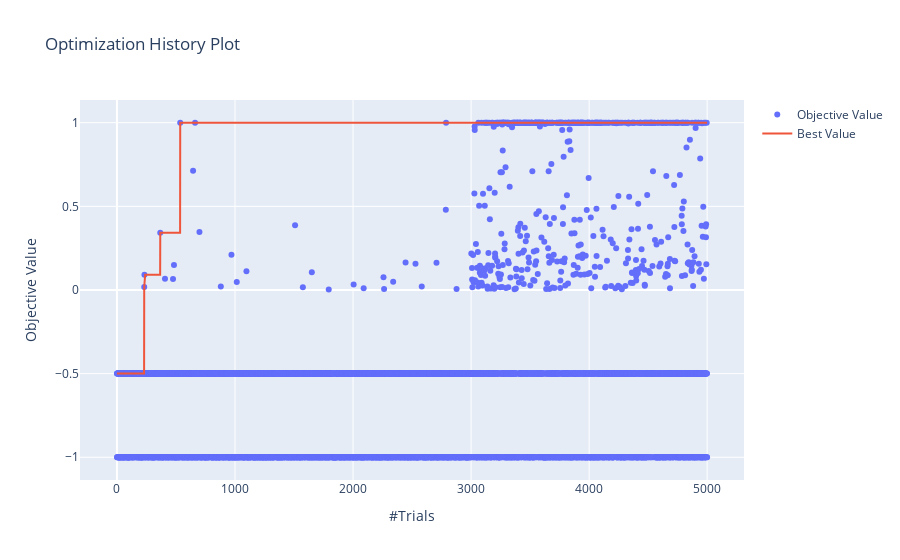

The notebook cell saved with this chart:
### Markdown cell above
### 7. Search (work in progress)
- Only random search was used in this work
- Searching the paramter space can speed up generation

### Code cell
drum_names = ['hat', 'kick', 'shake', 'snare']
dt = 1
study_name = "HyperBand_%s"%drum_names[dt]
study = joblib.load("studies/%s_study.pkl"%study_name)
space = optuna.samplers.intersection_search_space(study)
plot_optimization_history(study)

### Figure 1 — Plotly figure (JSON) as saved in the notebook; plotly's stock layout.template omitted (floating-point values rounded to 4 significant figures; data arrays with more than 128 entries replaced by an {"elided": "..."} marker saying what was removed)
{"data": [{"mode": "markers", "name": "Objective Value", "type": "scatter", "x": {"elided": "5000 int values"}, "y": {"elided": "5000 float values"}}, {"name": "Best Value", "type": "scatter", "x": {"elided": "5000 int values"}, "y": {"elided": "5000 float values"}}], "layout": {"autosize": true, "title": {"text": "Optimization History Plot"}, "xaxis": {"autorange": true, "range": [-296.1, 5295.0], "title": {"text": "#Trials"}, "type": "linear"}, "yaxis": {"autorange": true, "range": [-1.146, 1.146], "title": {"text": "Objective Value"}, "type": "linear"}}}
